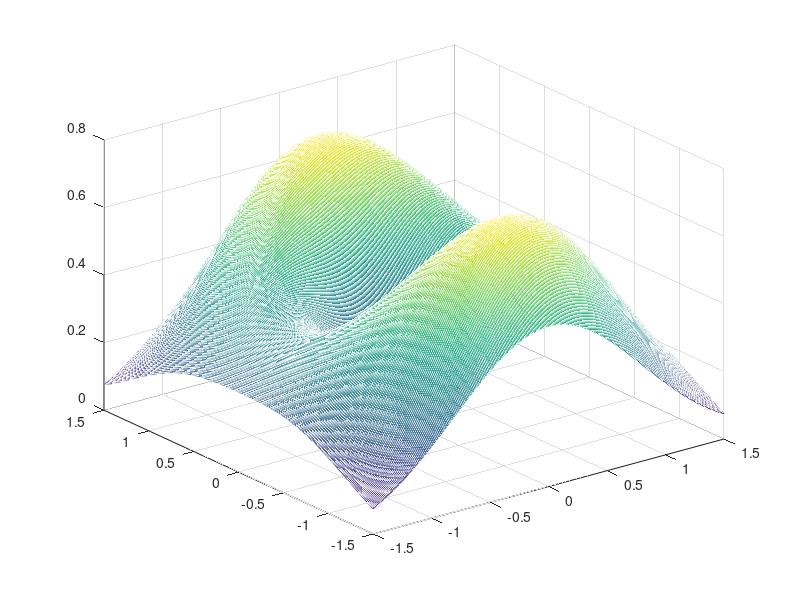

This chart was generated by the following MATLAB code:
clc
clear
x=-1.5:.01:1.5;
y=-1.5:.01:1.5;
 [a,b]=meshgrid(x,y);
z=(a.^2+2*b.^2).*exp(-a.^2-b.^2);
mesh(x,y,z);
N=1000; x_opt=[];y_opt=[];vmax=-inf;
for i=1:N
   for j=1:N
       v=(a(i)^2+2*b(j)^2+a(i)*b(j))*exp(-a(i)^2-b(j)^2);
       if v>vmax
            vmax=v;x_opt=a(i);y_opt=b(j);
       end
   end
end
x=[x_opt,y_opt]
vmax
